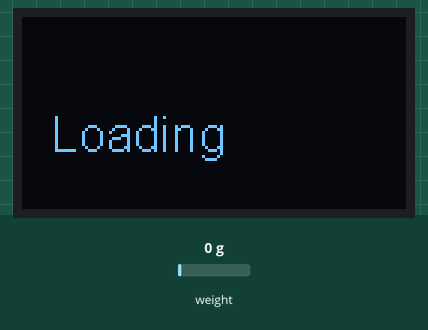
Simulated run of this sketch. Board: ESP8266 (NodeMCU). Shown: 128×64 one-colour display. The inputs (shaded band) are chosen by the test bench; at power-on: weight on the scale 0 g. WiFi joins after 1.5 s; servers stay silent unless stated; uploads are accepted with an empty reply; what the sketch prints to the serial monitor is not drawn.

Above: at 2.1 s.
At 9.6 s:
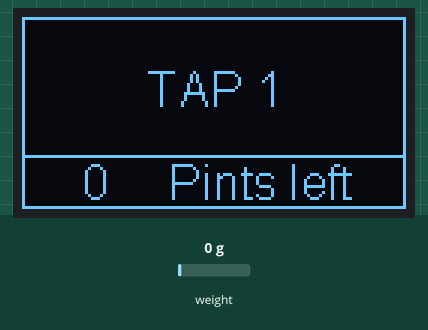
9.7 s: weight on the scale set to 4900 g
At 13.6 s:
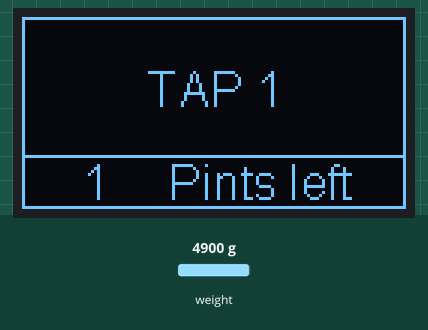
Timing chart, 0 to 15.1 s (numbered marks = the images above; inputs shaded):
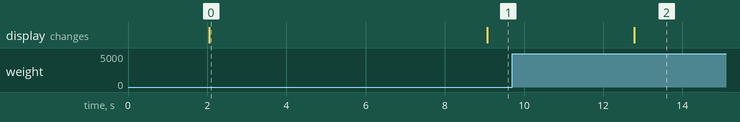

Measured:
- after the input at 9.7 s, the display: changes after 3.1 s (image 2)
- what the display in image 0 shows lasts 7.0 s, from 2.1 s to 9.1 s

The sketch:

Version_0.1.ino
```cpp
#include <HX711.h>  // needed to communicate with the HX711
#include <Wire.h>  // Only needed for Arduino 1.6.5 and earlier
#include "SSD1306Wire.h" // legacy include: `#include "SSD1306.h"`
#include <math.h>  // needed for the floor command
#include <Arduino.h>
#include <ESP8266WiFi.h>
#include <ESP8266WiFiMulti.h>
#include <ESP8266HTTPClient.h>

ESP8266WiFiMulti WiFiMulti;

HX711 scale;  // Initializes library functions.

float weight; // this is used to store the variable for the weight reading from the HX711
float pints_left; // this is used to store the variable for pints left
float keg_tare_weight = 4107; //Aamend this figure with the weight of your keg empty in grams
//dumpy corny keg 4470
//tall corny keg 4107
//2l coke bottle 44

boolean hasRun = false;

 const int LOADCELL_DOUT_PIN = 14;       //Remember these are ESP GPIO pins, these might not be the pins labeled on the board.
 const int LOADCELL_SCK_PIN = 12;        //using 14 and 12 for a NodeMCU

 const int OLED_DOUT_PIN = D2;  //D2=SDK  As per labeling on NodeMCU
 const int OLED_SCK_PIN = D1;   //D1=SCK  As per labeling on NodeMCU

 String Line_1 = " ";
 String Line_2 = "TAP 1";
 String Line_3 = " ";

 int old_something = 0;

// Defines calibration factors we'll use for calibrating.
int calibration_factor = -21120; //This comes from using a known weight and following the instructions on the serial monitor
int offset_factor = 196104;  //this comes from the serial monitor and is the reading with
                             //nothing on the scales once the calibration factor has been updated
                             // aka zero factor

// Initialize the OLED display using Wire library
SSD1306Wire  display(0x3c, OLED_DOUT_PIN, OLED_SCK_PIN);

void setup()
{
  Serial.begin(74880);   // Starts serial communication in 9600 baud rate.
  Serial.println("Initializing scale calibration.");  // Prints user commands.
  Serial.println("Please remove all weight from scale.");
  Serial.println("Place known weights on scale one by one.");
  Serial.println("Press + or a to increase calibration factor");
  Serial.println("Press - or z to decrease calibration factor");

  scale.begin(LOADCELL_DOUT_PIN, LOADCELL_SCK_PIN);   // Initializes the scaling process.

  scale.set_scale();
  //scale.tare();          // this line is removed as we will hard code the zero reading using the offset factor line below.
  scale.set_offset(offset_factor);  // set the zero

//setup screen
  Serial.println("Initializing OLED Display");
  display.init();
  //display.flipScreenVertically();  // use this to flip the display if needed.
  display.setFont(ArialMT_Plain_16);
  display.clear();
  display.drawString(10, 30, "Loading");  //displays Loading on the oled screen while it boots.
    delay(2000);
      display.display();


//join wifi
  WiFi.mode(WIFI_STA);
  WiFiMulti.addAP("YOUR SSID", "YOUR WiFi PASSWORD");


  Serial.println();
  Serial.println();
  Serial.print("Wait for WiFi... ");

  while (WiFiMulti.run() != WL_CONNECTED) {
    Serial.print(".");
    delay(500);
  }


for (uint8_t t = 4; t > 0; t--) {
    Serial.printf("[SETUP] WAIT %d...\n", t);
    Serial.flush();
    delay(1000);
  }
}
void loop()
{


  scale.set_scale(calibration_factor);  // Adjusts the calibration factor.
  scale.wait_ready();

  long zero_factor = scale.read_average(5); //Get a baseline reading
  Serial.print("Zero factor:        "); //This can be used to remove the need to tare the scale. Useful in permanent scale projects.
  Serial.println(zero_factor);

  Serial.print("Reading:            ");            // Prints weight readings in .3 decimal kg units.
  Serial.print(scale.get_units(5) * 1000, 0);
  Serial.println(" grams");

  Serial.print("Calibration factor: "); // Prints calibration factor.
  Serial.println(calibration_factor);


  getweight();   //calls the getweight sub routine
  drawOnScreen(); //calls the drawOnScreen sub routine

//This section calls updatebrewspy but only if its the first time through the void loop
 Serial.print("hasRun: "); // Prints calibration factor.
  Serial.println(hasRun);

   if (hasRun == false)
  {
    hasRun = true;
    updatebrewspy(); //UPDATES BREWSPY
  }


//This section calls updatebrewspy but only if there is a change
 int something = floor(pints_left);
 if (something != old_something)
   updatebrewspy(); //UPDATES BREWSPY
 old_something = something;


  //scale.power_down();    //not needed?     // Puts the scale to sleep mode for 2 seconds.
  delay(2000);
  //scale.power_up();     //not needed?       // Wakes the scale up


  if(Serial.available())
  {
    char temp = Serial.read();
    if(temp == '+' || temp == 'a')
      calibration_factor += 100;
    else if(temp == '-' || temp == 'z')
      calibration_factor -= 100;
  }


}

// end of VOID LOOP

void getweight() {  // read scale units covert to grams then calculate pints left
  weight = scale.get_units(5) * 1000, 0; //get weight in kg over 5 readings and convert to grams

//this prevents minus numbers for the weight
//if (weight < 0)
//  {
//     weight = 0.00;
//   }
//convert weight to pints left
   pints_left = (weight - keg_tare_weight) / 568;  //takes the current weight minuses the keg tare weght and devides that by 568 which is the weight of a pint of pwater
Serial.print("Pints Left:          ");  //prints to serial monitor
Serial.println(pints_left);             //prints to serial monitor

   pints_left = floor(pints_left);      //rounds the pints left down to nearest whole number even 4.8 would round down to 4

Serial.print("Pints Left rounded: ");   //prints to serial monitor
Serial.println(pints_left);             //prints to serial monitor

//this section does not allow the pints left to be less than 0 just to keep the interface clean in the event of zeron drifting.
     if (pints_left < 0)
  {
     pints_left = 0.00;
   }

}
//end of GETWEIGHT

void drawOnScreen() {   //sets the OLED screen and writes data to it.
// clear the display
    display.clear();

// WRITE TEXT
//writes 1st row of text
    display.setTextAlignment(TEXT_ALIGN_CENTER);
    display.setFont(ArialMT_Plain_16);
    display.drawString(64, 1, String(Line_1));

//writes 2nd row of text
    display.setTextAlignment(TEXT_ALIGN_CENTER);
    display.setFont(ArialMT_Plain_16);
    display.drawString(64, 15, String(Line_2));

//writes 3rd row of text
    display.setTextAlignment(TEXT_ALIGN_CENTER);
    display.setFont(ArialMT_Plain_10);
    display.drawString(64, 32, String(Line_3));

// DRAW BOXES
    display.drawRect(0, 0, 128, 64);
    display.drawRect(0, 46, 128, 64);

// WRITE PINTS LEFT 4th row
    display.setFont(ArialMT_Plain_16);
    display.setTextAlignment(TEXT_ALIGN_LEFT);
    display.drawString(20, 46, String(pints_left, 0));

    display.setTextAlignment(TEXT_ALIGN_RIGHT);
    display.drawString(110, 46, "Pints left");

// write the buffer to the display
    display.display();
}
// end of DRAWONSCREEN

void updatebrewspy()
{
Serial.print("updating brewspy");

HTTPClient http;
String url="http://brew-spy.com/api/tap/keg/set";
String pints_left_string = "";     // empty string
pints_left_string.concat(pints_left); // joins pints left with the pints_left_string so that it is a string to send to brewspy
String jsondata = "{\"token\":\"YOUR API TOKEN\",\"unit\":\"pint\",\"kegVolume\":\"34\",\"beerLeft\":\"" + pints_left_string + "\"}";

http.begin(url);
http.addHeader("Content-Type", "Content-Type: application/json");
int httpResponseCode = http.POST(jsondata); //Send the actual POST request
if(httpResponseCode>0){

String response = http.getString(); //Get the response to the request
Serial.println(httpResponseCode); //Print return code
Serial.println(response); //Print request answer
} else {
Serial.print("Error on sending POST: ");
Serial.println(httpResponseCode);
http.end();
}


}
```
